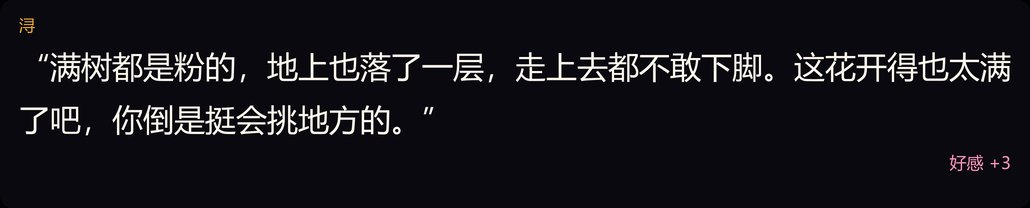
#> input picture app/docs/示例图/好感提示_示例.png, 1030 x 208 px
$ python -i signals.py   (imports and definitions only)
#> lines starting #> are read from the running program, lines starting #| are printed output that depends on the picture
### app/config.py
# -*- coding: utf-8 -*-
"""配置读写。首次运行自动生成 config.json。

v4 的默认值相对 v3 改了四处（对应契约 D4/D5/D7/D8）：
- `vlm.detail`：low → **high**。三环代理和读字都依赖看清，这是所有视觉改动的前置硬条件。
- `vlm.temperature`：0.85 → **0.6**。0.85 在多重约束下只会随机踩雷。
- `behavior.sentences_per_take`：2 → **3**，交给显示层排开播（不是当格说完）。
- `vlm.api_key`：**不再落盘**。只认环境变量 `DEEPSEEK_API_KEY`；旧的明文 key 会被就地删掉，
  并在 config.json 里留一个 `api_key_purged` 标记提醒去轮换。
"""

import json
import os
import hashlib
import shutil
import sys
from pathlib import Path

_home = (os.environ.get("HERWORLD_HOME") or "").strip()
if _home and os.path.isdir(_home):
    BASE = Path(_home).resolve()
elif getattr(sys, "frozen", False):
    BASE = Path(os.path.dirname(os.path.abspath(sys.executable)))
else:
    BASE = Path(__file__).resolve().parent

# 配置/记忆/密钥放用户数据目录，换解压目录或覆盖程序都不会丢。
# 不想用默认目录时，启动前设置 HERWORLD_DATA 即可。
# [10 lines left out: function _usable_data_dir, not called in this run]


_data = (os.environ.get("HERWORLD_DATA") or "").strip()
if _data:
    # 便携包可能被放在低权限目录，写不了 LOCALAPPDATA；
    # 这时退回程序自己的 data 目录，至少同目录重启不会丢。
    DATA = _usable_data_dir(_data) or _usable_data_dir(BASE / "data") or BASE
else:
    DATA = BASE


def _migrate_data():
    """第一次切到数据目录时，把程序目录里的旧配置/记忆/key 搬过去。"""
    if DATA == BASE:
        return
    # 每个目标目录单独记一次迁移，避免用户删掉数据后又被旧目录自动灌回来；
    # 换电脑/换数据目录时目标变了，仍会从旧目录再迁一次。
    tag = hashlib.md5(str(DATA).lower().encode("utf-8")).hexdigest()[:12]
    marker = DATA / ".data_migrated"
    base_marker = BASE / (".data_migrated_" + tag)
    if marker.exists() or base_marker.exists():
        return
    sources = [BASE]
    alt = BASE / "data"
    if alt != DATA:
        sources.append(alt)
    for srcbase in sources:
        for name in ("config.json", "config.bak.json", "memory.json",
                     "state.json", "keys.dat", "flow_baseline.json"):
            src = srcbase / name
            dst = DATA / name
            try:
                if src.is_file() and not dst.exists():
                    shutil.copy2(str(src), str(dst))
            except Exception:
                pass
    for m in (marker, base_marker):
        try:
            m.write_text("1", encoding="utf-8")
        except Exception:
            pass


_migrate_data()


def _find_default_prompt_dir():
    cands = []
    meipass = getattr(sys, "_MEIPASS", None)
    if meipass:
        cands.append(Path(meipass) / "prompt_defaults")
    if getattr(sys, "frozen", False):
        exe_dir = Path(sys.executable).resolve().parent
        cands.append(exe_dir / "prompt_defaults")
        cands.append(exe_dir / "_internal" / "prompt_defaults")
    script_dir = Path(__file__).resolve().parent
    cands.append(script_dir / "prompt_defaults")
    cands.append(BASE / "prompt_defaults")
    for c in cands:
        try:
            if c.is_dir():
                return c
        except Exception:
            pass
#> further down, picture is the input picture: PIL image 1030x208 RGB; mean R, G, B 23.1, 21.9, 27
    return cands[0]


CFG_PATH = DATA / "config.json"
MEMORY_PATH = DATA / "memory.json"
PROMPT_DIR = BASE / "prompts"
DEFAULT_PROMPT_DIR = _find_default_prompt_dir()

DEFAULT = {
    "version": 4,
    "vlm": {
        "provider": "deepseek",
        "base_url": "https://api.deepseek.com",
        "model": "deepseek-flash",
        "api_key": "",
        "api_key_env": "DEEPSEEK_API_KEY",
        "context_k": 128,
        "detail": "high",
        "thinking_style": "auto",
        "reasoning_effort": "none",
        "temperature": 0.6,
        "max_tokens": 500,
        "timeout": 30,
    },
    "capture": {
        "mode": "region",
        "window_title": "",
        "region": {"left": 0, "top": 0, "width": 0, "height": 0},
        "interval": 5,
        "jitter": 3,
        "story_interval": 2.5,
        "story_jitter": 0.8,
        "max_side": 2400,
        "scale": 0.75,
        "jpeg_quality": 88,
        "min_mean": 14,
        "dup_threshold": 2.2,
        "blur_threshold": 9.0,
    },
    "overlay": {
        "x_pct": 25,
        "y_pct": 66,
        "font_size": 0,
        "max_width_pct": 54,
        "duration": 5.0,
        "story_duration": 2.0,
        "auto_duration": True,
        "show_name": True,
        "stream": True,
        "stream_mode": "accumulate",
        "stream_cps": 20,
        "stream_pause": 1.0,
    },
    "personas": [],
    "active_persona": 0,
    "persona": {
        "name": "浔",
        "call_player": "招财宝",
        "relation": "和你牵着手逛街的约会对象",
        "tone": "短句，偶尔嘴硬，不说甜言蜜语，不撒娇",
    },
    "prompt": {"aesthetic": "", "extra": ""},
    "memory": {
        "budget_k": 12,
        "digest_share_pct": 40,
        "auto_compress": True,
        "compress_trigger_pct": 85,
        "compress_max_chars": 2500,
        "compress_chunk_tokens": 6000,
        "persist": True,
        "include_time": True,
        "record_silent": True,
        "silent_gap_sec": 90,
        "max_entries": 4000,
    },
    "behavior": {
        "force_speak_after_skips": 4,
        "manual_min_gap": 3,
        "silence": "normal",
        "max_line_chars": 60,
        "sentences_per_take": 3,
    },
    "router": {
        "window_ticks": 24,
        "thread_life_ticks": 3,
        "flow_floor": None,
    },
    "hotkeys": {
        "shoot": "F8",
        "pause": "F9",
        "clear": "F10",
        "prompts": "ALT+P",
    },
    "misc": {
        "demo": False,
        "start_auto": False,
        "control_bar": True,
    },
}


# [32 lines left out: functions _merge, _as_int, _as_float, not called in this run]


def context_k(cfg):
    return _as_int((cfg.get("vlm") or {}).get("context_k"), 128, 4, 4096)


def memory_budget_k(cfg):
    return _as_int((cfg.get("memory") or {}).get("budget_k"), 12, 0, context_k(cfg))


# [220 lines left out: functions _migrate, load, save, provider_id, api_key_env, api_key and 2 more, not called in this run]

### app/signals.py
# -*- coding: utf-8 -*-
"""视觉信号层（零 VLM、纯 PIL）。

给调度层提供三种东西：
1. **画面里的字**（B1）：8×6 分块各算「高对比笔画占比」，命中的块再 4×4 细化定位。
   原来整帧降采样到 160×100 再算，小字被平均掉，8/11/15 三帧全漏；分块后同一套
   物理量（极亮极暗像素占比）就能过线。
2. **NPC 气泡**（B2）：黑底白字、宽扁、带白字的暗块 = 有人冲你说话。它是画面里
   唯一「本来就是冲人说的话」，比店招好用，所以单独成一类事件，优先级最高。
3. **三环 + 流**（B3/B4）：三环不再只看中心边缘（会把「大片台阶」误判成贴身），
   改成「主体面积 / 底边位置 / 局部清晰度」交叉，并给出置信度；flow 用标定过的
   地板值（tools/calibrate_flow.py 原地不动录 10 帧量出来），没标定就不许说「他停了」。

只依赖 Pillow，不用 numpy —— 用户的 runtime 目录里没有 numpy。
"""

import json
import os
import time

from PIL import Image, ImageFilter, ImageStat

Image.MAX_IMAGE_PIXELS = None

BASE = os.path.dirname(os.path.abspath(__file__))
try:
    from config import DATA as _DATA
    DATA = str(_DATA)
except Exception:
    DATA = BASE
FLOW_PATH = os.path.join(DATA, "flow_baseline.json")

# ---------- 常量（都是物理量，不随素材漂移） ----------

GRID_COLS = 8
GRID_ROWS = 6
SUB_COLS = 4
SUB_ROWS = 4

HI_CUT = 232          # 「极亮」像素：招牌/霓虹的白字
LO_CUT = 28           # 「极暗」像素：黑底、气泡底色
TEXT_THR = 1.0        # 高对比笔画占比门槛（百分比）。三帧验收：8=3.78 9=17.5 11=7.69 15=22.2
COARSE_GATE = 0.35    # 粗格子过了这个分才值得细化（省时间）

BUBBLE_DARK = 58      # 气泡底色的灰度上限
BUBBLE_TEXT = 165     # 气泡里白字的灰度下限


def signature(img, size=(32, 20)):
    g = img.convert("L").resize(size, Image.BILINEAR)
    return list(g.getdata())


def sig_diff(a, b):
    if not a or not b:
        return 999.0
    n = min(len(a), len(b))
    if n <= 0:
        return 999.0
    return sum(abs(int(a[i]) - int(b[i])) for i in range(n)) / float(n)


# ---------- flow 地板标定 ----------

def read_flow_baseline():
    """返回 {"floor": float, "n": int, "ts": str} 或 None（没标定过）。"""
    try:
        with open(FLOW_PATH, encoding="utf-8") as f:
            d = json.load(f)
        floor = float(d.get("floor") or 0)
        if floor <= 0:
            return None
        d["floor"] = floor
        return d
    except Exception:
        return None


def write_flow_baseline(samples):
    """标定结果落盘。samples 是一串静止时的 flow 值。"""
    vals = sorted(float(x) for x in samples if x is not None)
    if not vals:
        return None
    mid = vals[len(vals) // 2]
    floor = round(max(1.2, mid * 1.6), 2)
    d = {"floor": floor, "n": len(vals), "median": round(mid, 2),
         "max": round(vals[-1], 2), "ts": time.strftime("%Y-%m-%d %H:%M:%S")}
    try:
        with open(FLOW_PATH, "w", encoding="utf-8") as f:
            json.dump(d, f, ensure_ascii=False, indent=1)
    except Exception:
        pass
    return d


# ---------- 基础统计 ----------

def _band(g, box):
    w, h = g.size
    crop = g.crop((int(box[0] * w), int(box[1] * h), int(box[2] * w), int(box[3] * h)))
    ed = ImageStat.Stat(crop.filter(ImageFilter.FIND_EDGES))
    return round(ed.mean[0], 2), round(ImageStat.Stat(crop).mean[0], 1), round(ed.stddev[0], 2)


def _stroke_ratio(crop):
    """高对比笔画占比：极亮与极暗像素同时密集 = 字。返回百分比。"""
    h = crop.histogram()
    n = float(sum(h)) or 1.0
    hi = sum(h[HI_CUT + 1:]) / n
    lo = sum(h[:LO_CUT]) / n
    return min(hi, lo) * 200.0


def text_proxy(img):
    """B1：8×6 分块 + 命中块 4×4 细化。返回命中信息（无命中 hit=False）。"""
    g = img.convert("L")
    W, H = g.size
    cells = []
    for r in range(GRID_ROWS):
        for c in range(GRID_COLS):
            box = (int(c * W / GRID_COLS), int(r * H / GRID_ROWS),
                   int((c + 1) * W / GRID_COLS), int((r + 1) * H / GRID_ROWS))
            crop = g.crop(box)
            cells.append((round(_stroke_ratio(crop), 2), c, r, box, crop))

    hits = []
    for coarse, c, r, box, crop in cells:
        if coarse < COARSE_GATE:
            continue
        bw, bh = crop.size
        for rr in range(SUB_ROWS):
            for cc in range(SUB_COLS):
                sb = crop.crop((int(cc * bw / SUB_COLS), int(rr * bh / SUB_ROWS),
                                int((cc + 1) * bw / SUB_COLS), int((rr + 1) * bh / SUB_ROWS)))
                sc = _stroke_ratio(sb)
                if sc >= TEXT_THR:
                    x0 = box[0] + int(cc * bw / SUB_COLS)
                    y0 = box[1] + int(rr * bh / SUB_ROWS)
                    hits.append({
                        "score": round(sc, 2),
                        "rect": [round(x0 / float(W), 3), round(y0 / float(H), 3),
                                 round(bw / float(SUB_COLS) / W, 3),
                                 round(bh / float(SUB_ROWS) / H, 3)],
                        "cell": [c, r], "sub": [cc, rr],
                    })
    hits.sort(key=lambda d: -d["score"])
    best = hits[0] if hits else None
    return {
        "hit": bool(best),
        "score": best["score"] if best else 0.0,
        "rect": best["rect"] if best else None,
        "all": hits[:4],
    }


def find_bubble(img, text_hits=None):
    """B2：黑底白字的对话气泡。

    气泡在画面里很小（约 6% 宽、4% 高），连通块一压缩就和背后的暗部粘成一片，
    所以不按「整块暗」找，而是复用文字那一路：气泡里的白字会让**相邻两三个
    细格**同时高分（实测 9.png：0.562 与 0.593 两块，分数 17.3/10.6，同一行
    紧挨着）。把这些细格按行合并，再验「框内很暗 + 白字密 + 横扁」。
    招牌是整片立面、不会出现「两格紧挨且都很小」这种形状。
    """
    hits = (text_hits if text_hits is not None else text_proxy(img)).get("all") or []
    if len(hits) < 1:
        return {"hit": False, "score": 0.0, "rect": None}
    g = img.convert("L")
    W, H = g.size

    groups = []
    for h in hits:
        x, y, w, hh = h["rect"]
        placed = False
        for grp in groups:
            gx, gy, gw, gh = grp["rect"]
            same_row = abs(y - gy) <= hh * 0.6
            near = (x <= gx + gw + w * 0.6) and (gx <= x + w + w * 0.6)
            if same_row and near:
                grp["rect"] = [min(gx, x), min(gy, y),
                               max(gx + gw, x + w) - min(gx, x),
                               max(gy + gh, y + hh) - min(gy, y)]
                grp["scores"].append(h["score"])
                placed = True
                break
        if not placed:
            groups.append({"rect": [x, y, w, hh], "scores": [h["score"]]})

    best = None
    for grp in groups:
        x, y, w, hh = grp["rect"]
        bw, bh = int(w * W), int(hh * H)
        # 气泡很小：太宽太高的都不是气泡，是招牌/暗部
        if bw < 0.045 * W or bw > 0.26 * W:
            continue
        if bh < 0.015 * H or bh > 0.060 * H:
            continue
        aspect = bw / float(max(1, bh))
        if aspect < 2.0:
            continue
        # 框内实测：暗底 + 白字
        crop = g.crop((max(0, int(x * W)), max(0, int(y * H)),
                       min(W, int((x + w) * W)), min(H, int((y + hh) * H))))
        hist = crop.histogram()
        n = float(sum(hist)) or 1.0
        dark = sum(hist[:BUBBLE_DARK + 12]) / n
        bright = sum(hist[BUBBLE_TEXT + 1:]) / n
        mean = sum(i * hist[i] for i in range(256)) / n
        if mean > 118 or dark < 0.30 or not (0.03 <= bright <= 0.40):
            continue
        if len(grp["scores"]) < 2 and max(grp["scores"]) < 8:
            continue
        score = (sum(grp["scores"]) / 10.0) * min(1.0, aspect / 3.0) * min(1.0, dark / 0.5)
        if best is None or score > best["score"]:
            best = {"hit": True, "score": round(score, 3),
                    "rect": [round(x, 3), round(y, 3), round(w, 3), round(hh, 3)],
                    "dark": round(dark, 2), "bright": round(bright, 3),
                    "mean": round(mean, 1), "cells": len(grp["scores"])}
    if best is None:
        return {"hit": False, "score": 0.0, "rect": None}
    return best


def ring_estimate(g, ctr_edge, ctr_std):
    """B3：三环 = 主体面积 × 底边位置 × 局部清晰度，三项交叉后给置信度。

    原来只用中心边缘分位数，结果「画面里一大片台阶/栏杆」被判成贴身——台阶是一堆
    平行线，边缘均值高但方差低、而且铺满下半屏，看着像很近，其实没有主体。
    现在：中心边缘单独一项不再能定档，必须先有「主体面积」和「局部清晰度」对得上；
    三项都弱就明说没把握（conf 低），而不是硬给一个「远处」。
    """
    w, h = g.size
    # 主体面积：中心带切 4×3 格，逐格算边缘方差；再和全图 75 分位比
    cells = []
    for r in range(3):
        for c in range(4):
            box = (int((0.28 + c * 0.11) * w), int((0.30 + r * 0.16) * h),
                   int((0.28 + (c + 1) * 0.11) * w), int((0.30 + (r + 1) * 0.16) * h))
            crop = g.crop(box)
            cells.append(round(ImageStat.Stat(crop.filter(ImageFilter.FIND_EDGES)).stddev[0], 2))
    whole = g.resize((240, 135), Image.BILINEAR)
    whole_std = round(ImageStat.Stat(whole.filter(ImageFilter.FIND_EDGES)).stddev[0], 2) or 1.0
    subject_area = sum(1 for v in cells if v > whole_std * 1.15) / float(len(cells))

    # 底边位置：最下面 18% 的边缘强度 / 中心带边缘强度（贴身时脚边很乱）
    bot_ed, _bot_lum, _ = _band(g, (0.0, 0.82, 1.0, 1.0))
    bottom_pos = bot_ed / max(1.0, ctr_edge)

    # 局部清晰度：中心带边缘方差 / 全图边缘方差
    sharp = ctr_std / whole_std

    def clamp01(v):
        return max(0.0, min(1.0, v))

    near = (0.42 * clamp01((ctr_edge - 20.0) / 18.0)
            + 0.30 * clamp01((sharp - 1.0) / 0.8)
            + 0.28 * clamp01((bottom_pos - 0.45) / 0.5))
    # 没有主体面积，就不许判贴身（这是修「台阶误判」的那一刀）
    if subject_area < 0.25:
        near = min(near, 0.44)

    if near >= 0.72:
        label = "贴身"
    elif near >= 0.45:
        label = "眼前"
    else:
        label = "远处"
    margin = min(abs(near - 0.45), abs(near - 0.72))
    conf = round(min(1.0, 0.30 + margin * 2.0 + subject_area * 0.2), 2)
    return {
        "label": label, "conf": conf,
        "parts": {"subject_area": round(subject_area, 2), "ctr_edge": round(ctr_edge, 2),
                  "sharp": round(sharp, 2), "bottom": round(bottom_pos, 2)},
        "near": round(near, 2),
    }


def analyze(img, prev_sig=None, floor=None, cur_sig=None):
    """一帧 → 一套信号。prev_sig 给 flow；floor 给「他停了」的绝对地板。

    cur_sig 可由调用方先算好传进来（截帧闸门也要用同一份签名）。
    """
    im = img.convert("RGB")
    g = im.convert("L")
    small = g.copy()
    if max(small.size) > 720:
        small.thumbnail((720, 720), Image.BILINEAR)
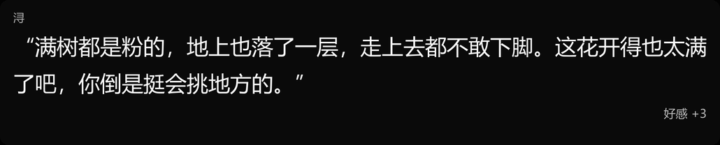
#> small: PIL image 720x145 L; min 0, max 254, mean 22.9

    mean = round(ImageStat.Stat(small).mean[0], 1)
#> mean = 22.9
    edge = round(ImageStat.Stat(small.filter(ImageFilter.FIND_EDGES)).mean[0], 2)
#> edge = 13.35
    top_ed, top_lum, _ = _band(g, (0, 0, 1, 0.22))
#> top_ed = 0.99; top_lum = 10.3
    ctr_edge, ctr_lum, ctr_std = _band(g, (0.28, 0.30, 0.72, 0.78))
#> call 2 of _band, with box = (0.28, 0.3, 0.72, 0.78)
#> in _band (call 2), `crop = g.crop((int(box[0] * w), int(box[1] * h), int(box[2] * w), int(..`:
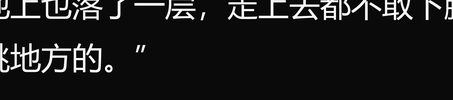
#> crop: PIL image 453x100 L; min 0, max 255, mean 27.9
#> ctr_edge = 19.02; ctr_lum = 27.9; ctr_std = 63.24
    bot_ed, bot_lum, _ = _band(g, (0, 0.75, 1, 1))
#> call 3 of _band, with box = (0, 0.75, 1, 1)
#> in _band (call 3), `crop = g.crop((int(box[0] * w), int(box[1] * h), int(box[2] * w), int(..`:
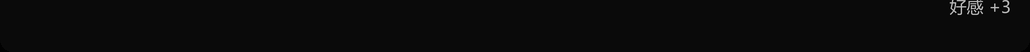
#> crop: PIL image 1030x52 L; min 0, max 202, mean 10.8
#> bot_ed = 1.56; bot_lum = 10.8
    bot_std = round(ImageStat.Stat(
        g.crop((0, int(0.75 * g.size[1]), g.size[0], g.size[1]))).stddev[0], 1)
#> bot_std = 10.5

    sig = cur_sig or signature(im)
#> in signature, `g = img.convert("L").resize(size, Image.BILINEAR)`:
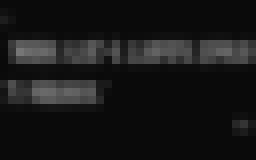
#> g: PIL image 32x20 L (shown 8 times larger); min 10, max 118, mean 22.9
#> sig = 640 values, max 118 at index 194, min 10 at index 0, mean 22.92
    flow = None if prev_sig is None else round(sig_diff(sig, prev_sig), 2)
    stop = bool(floor and flow is not None and flow <= float(floor))
#> stop = False

    tx = text_proxy(im)
#> after the loop in text_proxy, `for r in range(GRID_ROWS):`:
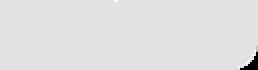
#> crop: PIL image 129x35 L (shown 2 times larger); min 2, max 11, mean 9.94; drawn with min black and max white
#> after the loop in text_proxy, `for r in range(GRID_ROWS):`: cells = 48 items
#> the loop in text_proxy, `for coarse, c, r, box, crop in cells:` made 48 passes
#> (coarse, c, r, box) on passes 1, 2, 3, 4, 5, 6, 7, 8, 20, 21, 22, 23: (0, 0, 0, (0, 0, 128, 34)), (0, 1, 0, (128, 0, 257, 34)), (0, 2, 0, (257, 0, 386, 34)), (0, 3, 0, (386, 0, 515, 34)), (0, 4, 0, (515, 0, 643, 34)), (0, 5, 0, (643, 0, 772, 34)), (0, 6, 0, (772, 0, 901, 34)), (0, 7, 0, (901, 0, 1030, 34)), (5.94, 3, 2, (386, 69, 515, 104)), (14.55, 4, 2, (515, 69, 643, 104)), (12.14, 5, 2, (643, 69, 772, 104)), (10.59, 6, 2, (772, 69, 901, 104))
#> (coarse, c, r, box, bw) on passes 9 to 14: (14.33, 0, 1, (0, 34, 128, 69), 128), (17.67, 1, 1, (128, 34, 257, 69), 129), (14.71, 2, 1, (257, 34, 386, 69), 129), (9.35, 3, 1, (386, 34, 515, 69), 129), (14.51, 4, 1, (515, 34, 643, 69), 128), (19.45, 5, 1, (643, 34, 772, 69), 129)
    return {
        "ts": time.time(),
        "mean": mean, "edge": edge,
        "top_lum": top_lum, "top_edge": top_ed,
        "ctr_lum": ctr_lum, "ctr_edge": ctr_edge, "ctr_std": ctr_std,
        "bot_lum": bot_lum, "bot_edge": bot_ed, "bot_std": bot_std,
        "openness": round(top_lum - bot_lum, 1),
        "sky_clean": round(1.0 / (1.0 + top_ed), 3),
        "text": tx,
        "bubble": find_bubble(im, tx),
        "ring": ring_estimate(g, ctr_edge, ctr_std),
        "flow": flow,
        "stop": stop,
        "sig": sig,
    }
#> the loop in find_bubble, `for h in hits:` made 4 passes
#> the loop in find_bubble, `for grp in groups:` made 4 passes
#> after the loop in ring_estimate, `for r in range(3):`: crop: PIL image 113x34 L; every value is 10
#> in ring_estimate, `whole = g.resize((240, 135), Image.BILINEAR)`:
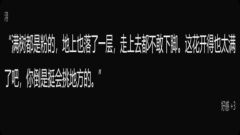
#> whole: PIL image 240x135 L; min 2, max 246, mean 22.9
#> call 4 of _band, with box = (0, 0.82, 1, 1)
#> in _band (call 4), `crop = g.crop((int(box[0] * w), int(box[1] * h), int(box[2] * w), int(..`:
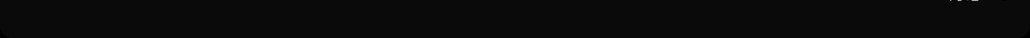
#> crop: PIL image 1030x38 L; min 0, max 186, mean 10


# [21 lines not run here, left out]

>>> from PIL import Image
>>> picture = Image.open('docs/示例图/好感提示_示例.png')
>>> result = analyze(picture)
